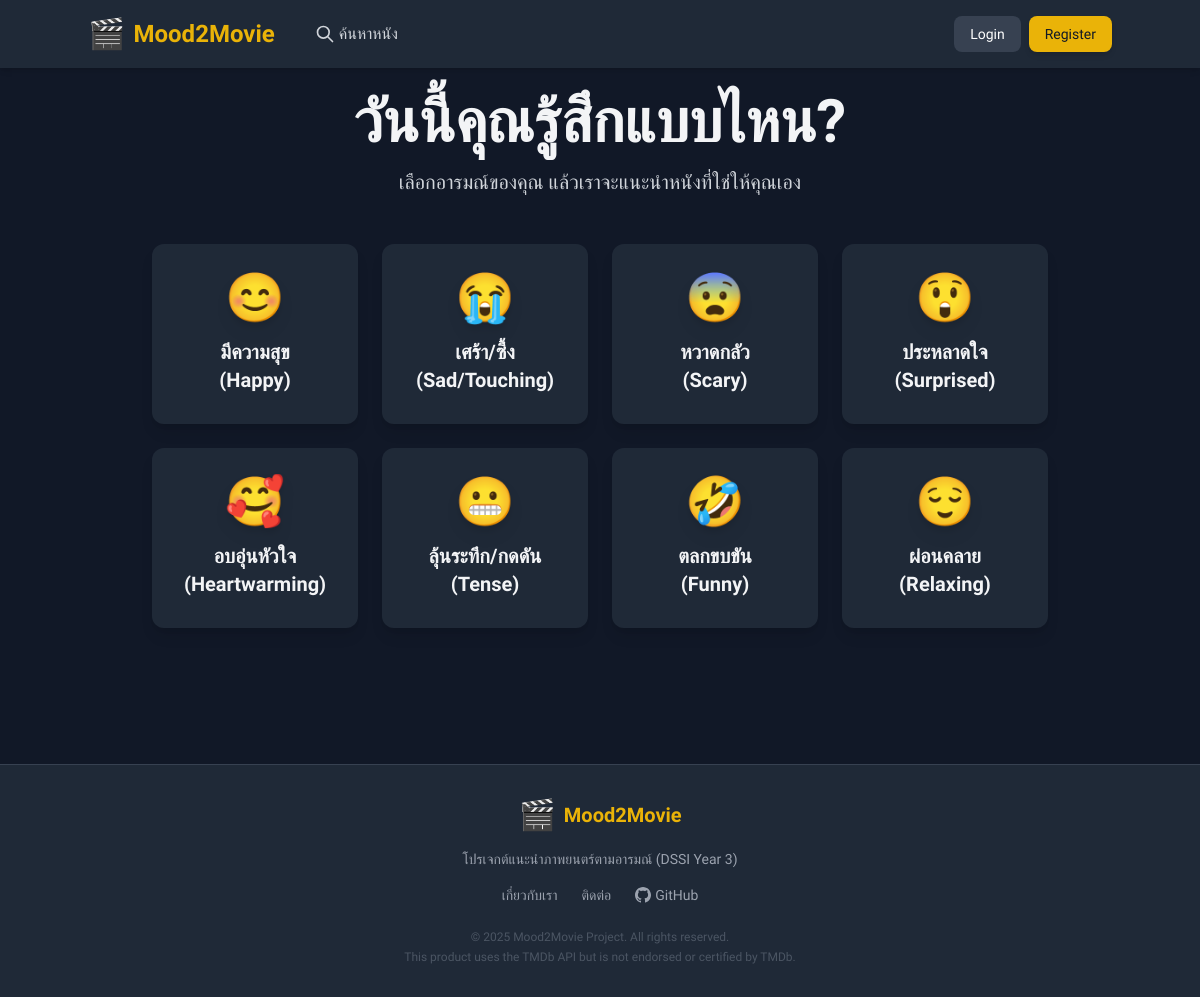
The page / on the database its author committed.
### movies/models.py (models this page shows, shortened)
class Mood(models.Model):
    name = models.CharField(max_length=50, unique=True)

### core/views.py (the view)
# urls.py: 2. Add a URL to urlpatterns:  path('', views.home, name='home')
def home(request):
    moods = Mood.objects.all() # ดึง Mood ทั้งหมดจาก DB
    popular_movies = get_popular_movies_tmdb()
    return render(request, 'core/home.html', {
        'moods': moods,
        'popular_movies': popular_movies # ส่งไปที่ Template
    })

### movies/utils.py (called while the page is built)
def get_popular_movies_tmdb():
    url = f"{TMDB_BASE_URL}/movie/popular"
    params = {'api_key': TMDB_API_KEY, 'language': 'th-TH', 'page': 1}
    try:
        response = requests.get(url, params=params)
        response.raise_for_status()
        data = response.json()
        results = []
        for item in data.get('results', [])[:10]:
            if item.get('poster_path'):
                results.append({
                    'tmdb_id': item['id'],
                    'title': item['title'],
                    'release_date': item.get('release_date', 'N/A'),
                    'poster_url': f"{TMDB_IMAGE_BASE_URL}{item['poster_path']}",
                    'vote_average': item.get('vote_average')
                })
        return results
    except Exception as e:
        print(f"Error fetching popular movies from TMDb: {e}")
        return []

### templates/core/home.html (shortened to what this page needs)
{% extends 'base.html' %}
{% block content %}
<div class="text-center mb-12">
    <h1 class="text-4xl md:text-6xl font-bold mb-4">วันนี้คุณรู้สึกแบบไหน?</h1>
    <p class="text-xl text-gray-300">เลือกอารมณ์ของคุณ แล้วเราจะแนะนำหนังที่ใช่ให้คุณเอง</p>
</div>
<div class="grid grid-cols-2 md:grid-cols-3 lg:grid-cols-4 gap-6 max-w-4xl mx-auto mb-16">
    {% for mood in moods %}
    <a href="{% url 'mood_recommendation' mood.id %}" class="mood-card transform hover:scale-105 transition duration-300 h-full">
        <div class="bg-gray-800 rounded-xl p-6 text-center border-2 border-transparent hover:border-yellow-500 cursor-pointer shadow-lg h-full flex flex-col justify-center items-center min-h-[180px]">
            <span class="text-5xl mb-4 filter drop-shadow-lg">
                {% if 'Happy' in mood.name %}😊
                {% elif 'Sad' in mood.name %}😭
                {% elif 'Scary' in mood.name %}😨
                {% elif 'Surprised' in mood.name %}😲
                {% elif 'Heartwarming' in mood.name %}🥰
                {% elif 'Tense' in mood.name %}😬
                {% elif 'Funny' in mood.name %}🤣
                {% elif 'Relaxing' in mood.name %}😌
                {% else %}🎬{% endif %}
            </span>
            <h3 class="text-lg md:text-xl font-semibold break-words leading-tight px-2">
                {{ mood.name }}
            </h3>
        </div>
    </a>
    {% empty %}
        <p class="col-span-full text-center text-gray-500 py-12 text-xl bg-gray-800 rounded-xl border-2 border-dashed border-gray-700">
            ยังไม่มีข้อมูลอารมณ์ในระบบ (กรุณาเพิ่มใน Admin)
        </p>
    {% endfor %}
</div>
{% endblock %}

### templates/base.html (style rules this page uses)
body { font-family: 'Prompt', sans-serif; }

### rows shown on the page
Mood: name "มีความสุข (Happy)"
Mood: name "เศร้า/ซึ้ง (Sad/Touching)"
Mood: name "หวาดกลัว (Scary)"
Mood: name "ประหลาดใจ (Surprised)"
Mood: name "อบอุ่นหัวใจ (Heartwarming)"
Mood: name "ลุ้นระทึก/กดดัน (Tense)"
Mood: name "ตลกขบขัน (Funny)"
Mood: name "ผ่อนคลาย (Relaxing)"
